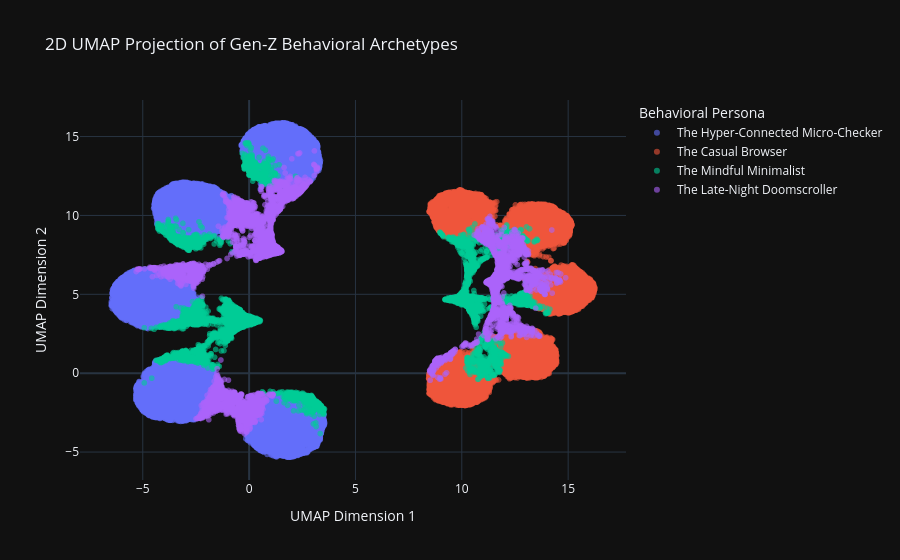

Here is the notebook cell this chart was saved with:
### Code cell
import duckdb
import pandas as pd
from sklearn.preprocessing import StandardScaler
from sklearn.cluster import MiniBatchKMeans
import umap
import plotly.express as px

# 1. Muat data dan rekayasa fitur langsung dari file Parquet
conn = duckdb.connect()
query = """
SELECT 
    daily_usage_hours,
    avg_session_minutes,
    num_platforms_used,
    night_usage,
    screen_time_before_sleep,
    ROUND((daily_usage_hours * 60) / NULLIF(avg_session_minutes, 0), 2) AS session_frequency,
    ROUND((screen_time_before_sleep / NULLIF(daily_usage_hours * 60, 0)) * 100, 2) AS night_sleep_ratio,
    mental_health_score,
    addiction_level,
    age,
    country
FROM '../data/raw/genz_social_media_usage_1M.parquet'
"""
df_features = conn.execute(query).df()

# 2. Definisikan fitur dan lakukan standardisasi
clustering_features = [
    'daily_usage_hours',
    'avg_session_minutes',
    'num_platforms_used',
    'night_usage',
    'screen_time_before_sleep',
    'session_frequency',
    'night_sleep_ratio'
]

scaler = StandardScaler()
X_scaled = scaler.fit_transform(df_features[clustering_features])

# 3. Latih model MiniBatchKMeans k=4 dan pasang label
kmeans = MiniBatchKMeans(n_clusters=4, batch_size=4096, random_state=42, n_init=5)
df_features['cluster'] = kmeans.fit_predict(X_scaled)

persona_map = {
    0: "The Casual Browser",
    1: "The Late-Night Doomscroller",
    2: "The Mindful Minimalist",
    3: "The Hyper-Connected Micro-Checker"
}
df_features['persona'] = df_features['cluster'].map(persona_map)

# 4. Ambil sampel 50.000 baris untuk visualisasi UMAP
sample_df = df_features.sample(n=50000, random_state=42).copy()
sample_scaled = scaler.transform(sample_df[clustering_features])

reducer = umap.UMAP(n_neighbors=30, min_dist=0.1, random_state=42)
embedding = reducer.fit_transform(sample_scaled)

sample_df['umap_1'] = embedding[:, 0]
sample_df['umap_2'] = embedding[:, 1]

# 5. Visualisasi interaktif
fig = px.scatter(
    sample_df,
    x='umap_1',
    y='umap_2',
    color='persona',
    hover_data=['daily_usage_hours', 'screen_time_before_sleep', 'mental_health_score'],
    title="2D UMAP Projection of Gen-Z Behavioral Archetypes",
    opacity=0.6,
    template='plotly_dark'
)

fig.update_layout(
    xaxis_title="UMAP Dimension 1",
    yaxis_title="UMAP Dimension 2",
    legend_title="Behavioral Persona"
)

fig.show()

### Figure 1 — Plotly figure (JSON) as saved in the notebook; plotly's stock layout.template omitted (floating-point values rounded to 4 significant figures; data arrays with more than 128 entries replaced by an {"elided": "..."} marker saying what was removed)
{"data": [{"customdata": {"elided": "22638x3 float values"}, "hovertemplate": "persona=The Hyper-Connected Micro-Checker<br>umap_1=%{x}<br>umap_2=%{y}<br>daily_usage_hours=%{customdata[0]}<br>screen_time_before_sleep=%{customdata[1]}<br>mental_health_score=%{customdata[2]}<extra></extra>", "legendgroup": "The Hyper-Connected Micro-Checker", "marker": {"color": "#636efa", "opacity": 0.6, "symbol": "circle"}, "mode": "markers", "name": "The Hyper-Connected Micro-Checker", "showlegend": true, "type": "scattergl", "x": {"elided": "22638 float values"}, "xaxis": "x", "y": {"elided": "22638 float values"}, "yaxis": "y"}, {"customdata": {"elided": "15959x3 float values"}, "hovertemplate": "persona=The Casual Browser<br>umap_1=%{x}<br>umap_2=%{y}<br>daily_usage_hours=%{customdata[0]}<br>screen_time_before_sleep=%{customdata[1]}<br>mental_health_score=%{customdata[2]}<extra></extra>", "legendgroup": "The Casual Browser", "marker": {"color": "#EF553B", "opacity": 0.6, "symbol": "circle"}, "mode": "markers", "name": "The Casual Browser", "showlegend": true, "type": "scattergl", "x": {"elided": "15959 float values"}, "xaxis": "x", "y": {"elided": "15959 float values"}, "yaxis": "y"}, {"customdata": {"elided": "5369x3 float values"}, "hovertemplate": "persona=The Mindful Minimalist<br>umap_1=%{x}<br>umap_2=%{y}<br>daily_usage_hours=%{customdata[0]}<br>screen_time_before_sleep=%{customdata[1]}<br>mental_health_score=%{customdata[2]}<extra></extra>", "legendgroup": "The Mindful Minimalist", "marker": {"color": "#00cc96", "opacity": 0.6, "symbol": "circle"}, "mode": "markers", "name": "The Mindful Minimalist", "showlegend": true, "type": "scattergl", "x": {"elided": "5369 float values"}, "xaxis": "x", "y": {"elided": "5369 float values"}, "yaxis": "y"}, {"customdata": {"elided": "6034x3 float values"}, "hovertemplate": "persona=The Late-Night Doomscroller<br>umap_1=%{x}<br>umap_2=%{y}<br>daily_usage_hours=%{customdata[0]}<br>screen_time_before_sleep=%{customdata[1]}<br>mental_health_score=%{customdata[2]}<extra></extra>", "legendgroup": "The Late-Night Doomscroller", "marker": {"color": "#ab63fa", "opacity": 0.6, "symbol": "circle"}, "mode": "markers", "name": "The Late-Night Doomscroller", "showlegend": true, "type": "scattergl", "x": {"elided": "6034 float values"}, "xaxis": "x", "y": {"elided": "6034 float values"}, "yaxis": "y"}], "layout": {"legend": {"title": {"text": "Behavioral Persona"}, "tracegroupgap": 0}, "title": {"text": "2D UMAP Projection of Gen-Z Behavioral Archetypes"}, "xaxis": {"anchor": "y", "domain": [0, 1], "title": {"text": "UMAP Dimension 1"}}, "yaxis": {"anchor": "x", "domain": [0, 1], "title": {"text": "UMAP Dimension 2"}}}}
